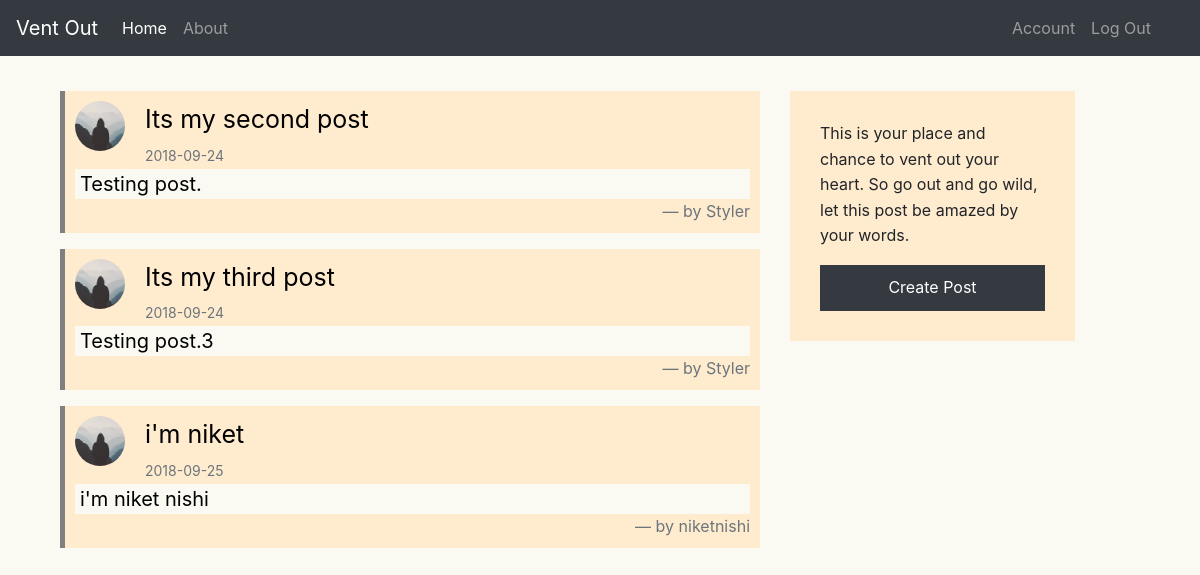
Screenshot of /home (signed in) with the database file from the repository.
### ventout/models.py (models this page shows, shortened)
class Post(db.Model):
    id = db.Column(db.Integer, primary_key=True)
    title = db.Column(db.String(100), nullable=False)
    date_posted = db.Column(db.DateTime, nullable=False,
                            default=datetime.utcnow)
    content = db.Column(db.Text, nullable=False)
    user_id = db.Column(db.Integer, db.ForeignKey('user.id'), nullable=False)

class User(db.Model, UserMixin):
    id = db.Column(db.Integer, primary_key=True)
    username = db.Column(db.String(20), unique=True, nullable=False)
    email = db.Column(db.String(120), unique=True, nullable=False)
    image_file = db.Column(db.String(20), nullable=False,
                           default='default.jpg')
    password = db.Column(db.String(60), nullable=False)
    posts = db.relationship('Post', backref='author', lazy=True)

### ventout/routes.py (the view)
@app.route("/")
@app.route("/home")
def home():
    my_posts = Post.query.all()
    return render_template('home.html', posts=my_posts)

### ventout/models.py (called while the page is built)
@login_manager.user_loader
def load_user(user_id):
    return User.query.get(int(user_id))

### ventout/templates/home.html
{% extends "layout.html" %}
{% block content %}
<div class="container margin-top">
    {% for post in posts %}
    <blockquote class="blockquote">
        <img class="rounded-circle post-image" src="{{ url_for('static', filename='profile_pics/'+post.author.image_file) }}">
        <header class="post-title"><a href="{{ url_for('post',post_id=post.id) }}" style="color:black; text-decoration: none">{{
                post.title }}</a></header><small class="text-muted small">{{
            post.date_posted.strftime('%Y-%m-%d') }}</small>
        <p class="default-background mb-0 post-content" style="padding: 0 5px 0 5px">{{ post.content }}</p>
        <footer class="blockquote-footer">by {{ post.author.username }}</footer>
    </blockquote>
    {% endfor %}
</div>
{% endblock %}

### ventout/static/main.css (style rules this page uses)
.blockquote { border-left: 5px solid gray; padding-left: 35px; background-color: blanchedalmond; color: black; padding: 10px; }
.margin-top { margin-top: 35px; }
.post-image { width: 50px; height: 50px; float: left; margin: 0px 20px 0px 0px; }
.default-background { background-color: #fafaf3; }
.blockquote-footer { text-align: right; }
.small { font-size: 14px; }
.post-title { font-size: 25px; }
.post-content { font-size: 20px; }

### rows the page displays
Post: image_file (placeholder picture), title "Its my second post", date_posted "2018-09-24", content "Testing post.", author.username "Styler"
Post: image_file (placeholder picture), title "Its my third post", date_posted "2018-09-24", content "Testing post.3", author.username "Styler"
Post: image_file (placeholder picture), title "i'm niket", date_posted "2018-09-25", content "i'm niket nishi", author.username "niketnishi"
